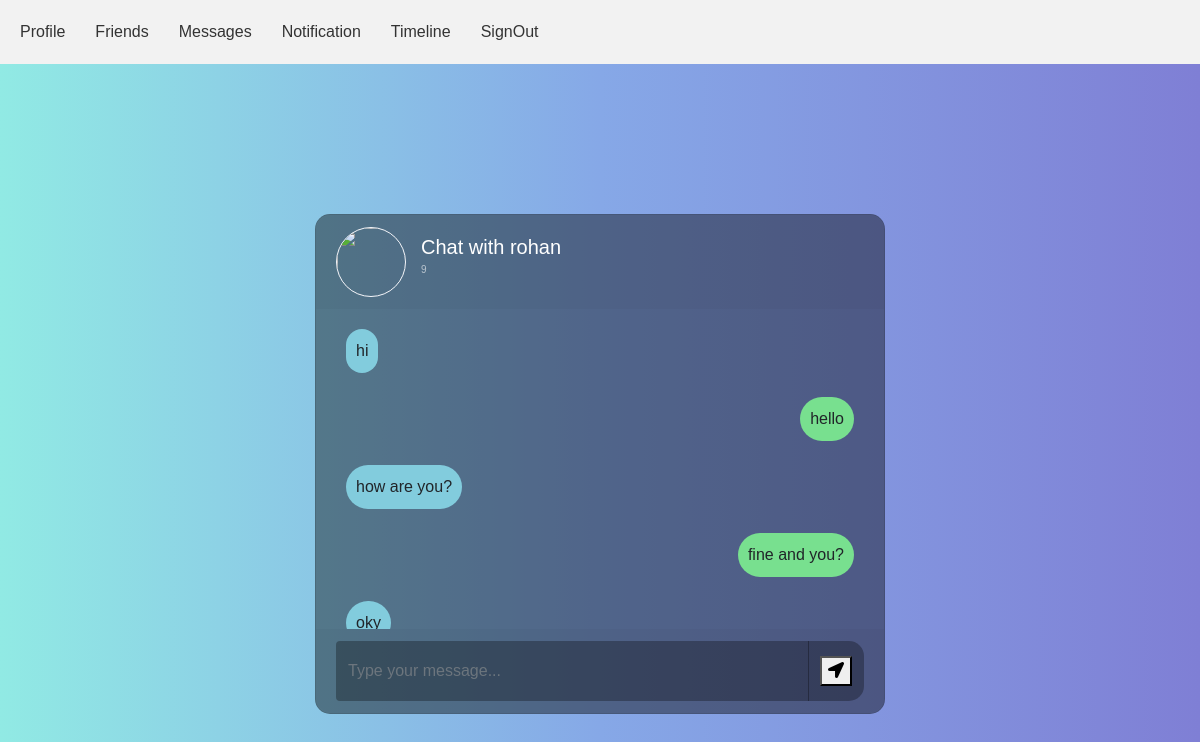
Screenshot of /chat/box/3 (signed in) with the database file from the repository.
### chat/models.py (models this page shows)
class Messages(models.Model):
    sender=models.ForeignKey(User, null=True,on_delete=models.CASCADE, related_name='sender')
    receiver=models.ForeignKey(User, null=True, on_delete=models.CASCADE, related_name='receiver')
    message=models.TextField()
    sendtime=models.DateTimeField(default=datetime.datetime.now,blank=None, null=None)
    is_seen=models.BooleanField(default=False)
    def __str__(self):
        return str(self.sender)

### chat/views.py (the view)
# urls.py: path('box/<senderr>', views.chatbox,name='chatbox'),
@login_required
def chatbox(request,senderr):
    senduser=User.objects.get(pk=senderr)
    messages= Messages.objects.filter(sender=senderr,receiver=request.user).order_by('sendtime')|Messages.objects.filter(sender=request.user,receiver=senderr).order_by('sendtime')
    context={
        'messages':messages,
        'senduser':senduser,
    }
    print(messages)
    return render(request, 'chat/chatbox.html',context)

### templates/chat/chatbox.html (shortened to what this page needs)
{% load static %}
<!DOCTYPE html>
<html>
	<head>
		<link rel="stylesheet" href={% static 'bootstrap.main.css' %}>
		<link rel="stylesheet" href="https://use.fontawesome.com/releases/v5.5.0/css/all.css">
		<link rel="stylesheet" type="text/css" href="https://cdnjs.cloudflare.com/ajax/libs/malihu-custom-scrollbar-plugin/3.1.5/jquery.mCustomScrollbar.min.css">
        <link href="//maxcdn.bootstrapcdn.com/bootstrap/4.1.1/css/bootstrap.min.css" rel="stylesheet" id="bootstrap-css">
        <link rel="stylesheet" href={% static 'chat/chat.css' %} >
		<link rel="stylesheet" href={% static 'core/home.css' %} >
	</head>
	<body>
		<nav>
			<ul>
				{% if user.is_authenticated %}
				<li><a href={% url 'core:profile' %}> Profile</a></li>
				<li><a href={% url 'core:friend' %}> Friends</a></li>
				<li><a href={% url 'chat:chatlist' %}>Messages</a></li>
				<li><a href={% url 'core:notification' %}>Notification</a></li>
				<li><a href={% url 'core:timeline' %}>Timeline</a></li>
				<li><a href={% url 'authentication:signout' %}>SignOut</a></li>
				{% else %}
				<li><a href={% url 'core:home' %}>Home</a></li>
				{% endif %}
			</ul>
		</nav>
		<div class="container-fluid h-100">
			<div class="row justify-content-center h-100">
				<div class="col-md-8 col-xl-6 chat">
					<div class="card">
						<div class="card-header msg_head">
							<div class="d-flex bd-highlight">
								<div class="img_cont">
									<img src="https://static.turbosquid.com/Preview/001292/481/WV/_D.jpg" class="rounded-circle user_img">
								</div>
								<div class="user_info">
									<span>Chat with {{senduser.username}}</span>
									<p>{{messages|length}}</p>
								</div>
							</div>
						</div>
						<div class="card-body msg_card_body">
							{% for message  in messages %}
							{% if senduser == message.receiver %}
							<div class="d-flex justify-content-start mb-4">
								<div class="msg_cotainer">
									{{message.message}}
								</div>
							</div>
							{% else %}
							<div class="d-flex justify-content-end mb-4">
								<div class="msg_cotainer_send">
									{{message.message}}
								</div>
							</div>
							{% endif %}
							{% endfor %}
						</div>
						<form action={% url 'chat:sendmessage' senduser.pk %} method="post">
						<div class="card-footer">
							<div class="input-group">
								<input name="message" class="form-control type_msg" placeholder="Type your message..." required>
								<div class="input-group-append">
									<span class="input-group-text send_btn"><button><i class="fas fa-location-arrow"></i></button></span>
								</div>
							</div>
						</div>
						</form>
					</div>
				</div>
			</div>
		</div>
	</body>
</html>

### static/chat/chat.css (style rules this page uses)
body,html { height: 100%; margin: 0; background: #7F7FD5; background: -webkit-linear-gradient(to right, #91EAE4, #86A8E7, #7F7FD5); background: linear-gradient(to right, #91EAE4, #86A8E7, #7F7FD5); }
.chat { margin-top: auto; margin-bottom: auto; }
.card { height: 500px; border-radius: 15px !important; background-color: rgba(0,0,0,0.4) !important; }
.msg_card_body { overflow-y: auto; }
.card-header { border-radius: 15px 15px 0 0 !important; border-bottom: 0 !important; }
.card-footer { border-radius: 0 0 15px 15px !important; border-top: 0 !important; }
.type_msg { background-color: rgba(0,0,0,0.3) !important; border:0 !important; color:white !important; height: 60px !important; overflow-y: auto; }
.send_btn { border-radius: 0 15px 15px 0 !important; background-color: rgba(0,0,0,0.3) !important; border:0 !important; color: white !important; cursor: pointer; }
.user_img { height: 70px; width: 70px; border:1.5px solid #f5f6fa; }
.img_cont { position: relative; height: 70px; width: 70px; }
.user_info { margin-top: auto; margin-bottom: auto; margin-left: 15px; }
.user_info span { font-size: 20px; color: white; }
.user_info p { font-size: 10px; color: rgba(255,255,255,0.6); }
.msg_cotainer { margin-top: auto; margin-bottom: auto; margin-left: 10px; border-radius: 25px; background-color: #82ccdd; padding: 10px; position: relative; }
.msg_cotainer_send { margin-top: auto; margin-bottom: auto; margin-right: 10px; border-radius: 25px; background-color: #78e08f; padding: 10px; position: relative; }
.msg_head { position: relative; }

### static/core/home.css (style rules this page uses)
body { font-family: Arial, sans-serif; margin: 0; padding: 0; }
nav { background-color: #f2f2f2; padding: 10px; }
nav ul { list-style-type: none; margin: 0; padding: 0; overflow: hidden; }
nav li { float: left; margin-right: 10px; }
nav a { display: block; color: #333; text-align: center; padding: 10px; text-decoration: none; }

### rows the page displays
Messages: message "hi"
Messages: message "hello"
Messages: message "how are you?"
Messages: message "fine and you?"
Messages: message "oky"

### other values shown
{{ senduser.username }} "rohan"
{{ messages|length }} "9"
